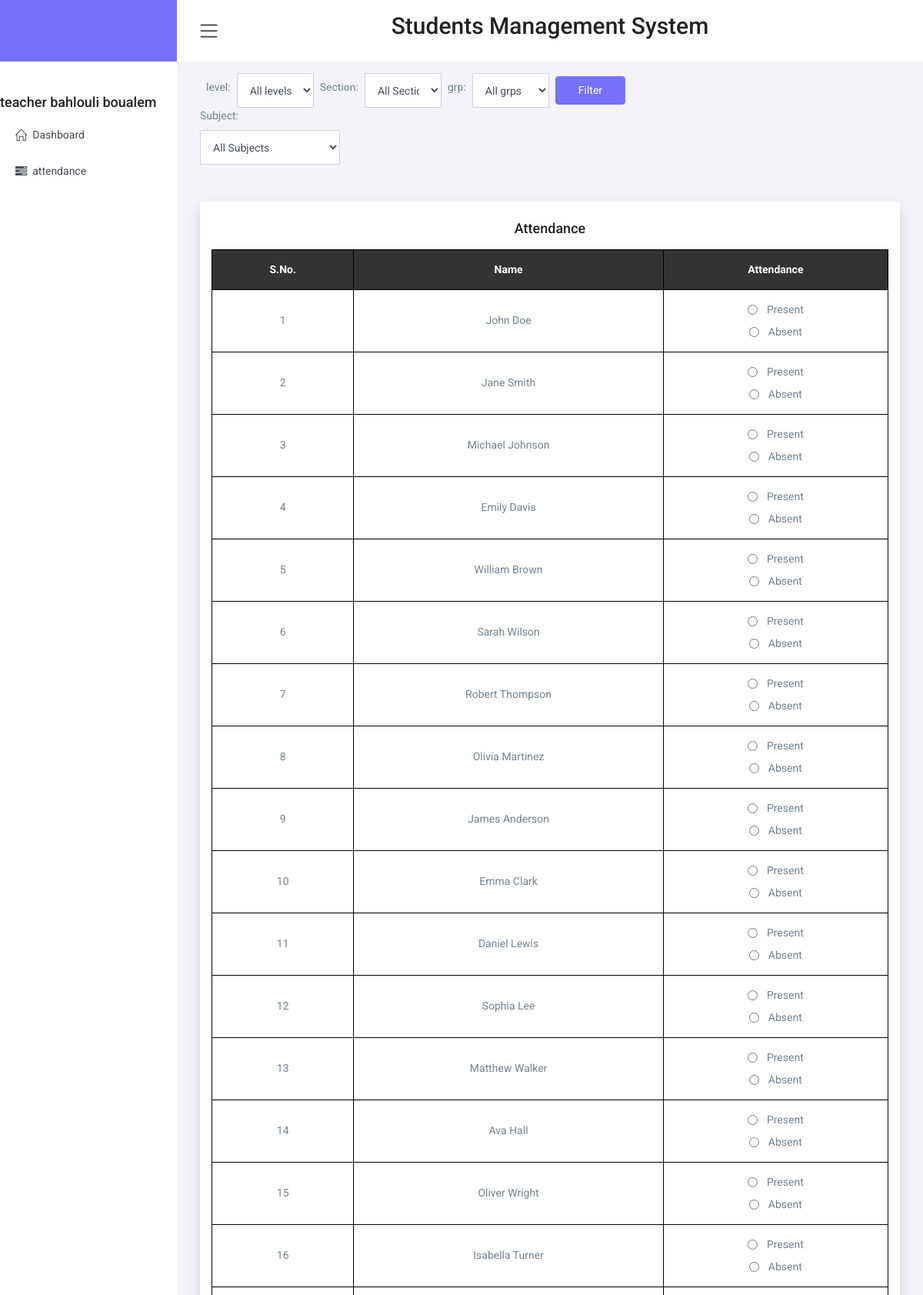
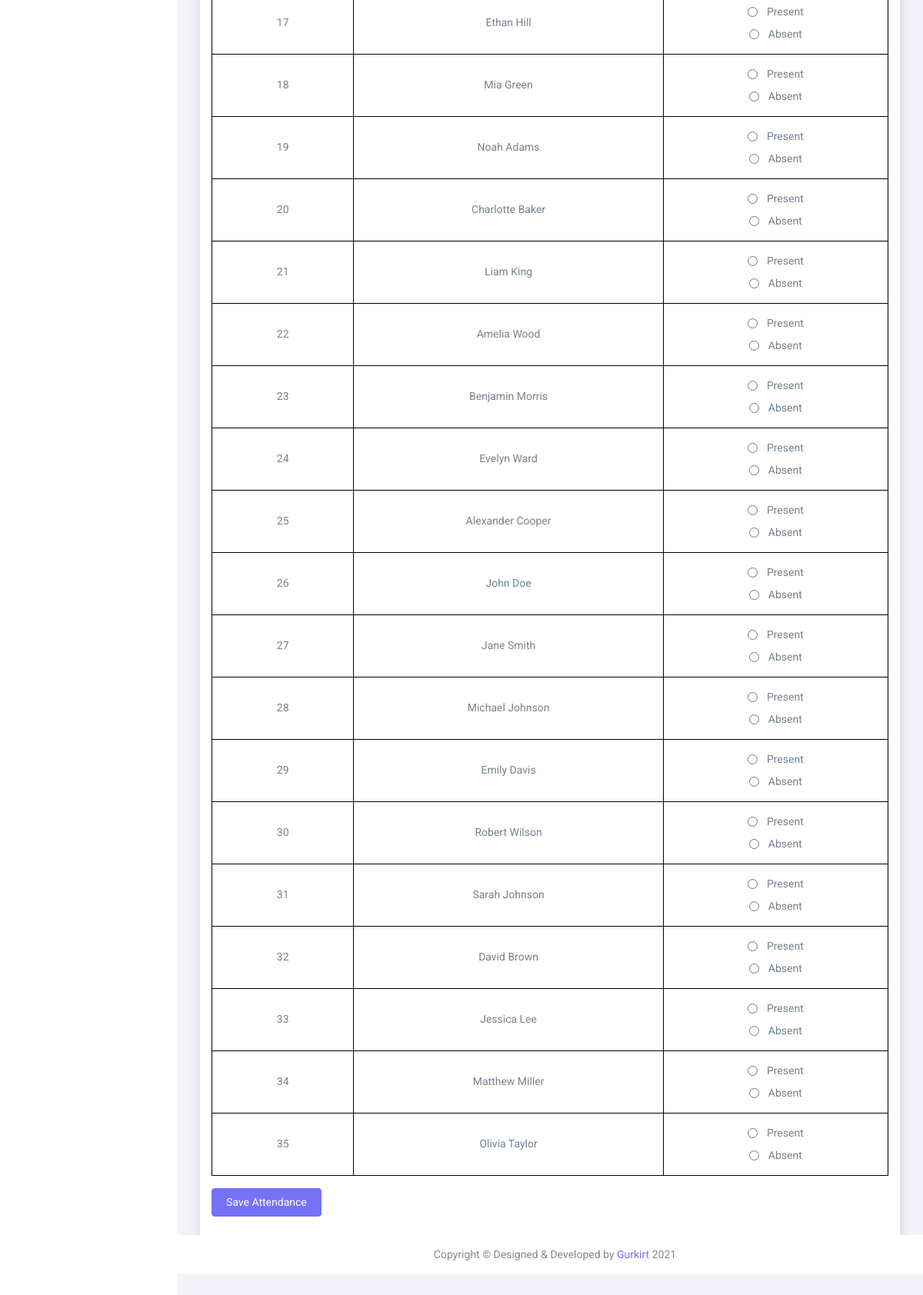
The app's page /teacher/r.php (signed in) with its own data (2 pictures, top to bottom).
### tables this page shows
CREATE TABLE `students` (
  `id` int(11) NOT NULL,
  `name` varchar(100) DEFAULT NULL,
  `dob` date DEFAULT NULL,
  `gender` varchar(11) DEFAULT NULL,
  `email` varchar(100) DEFAULT NULL,
  `mobile` varchar(20) DEFAULT NULL,
  `level_id` int(11) NOT NULL,
  `section_id` int(11) DEFAULT NULL,
  `grp_id` int(11) DEFAULT NULL
);

### teacher/r.php (the view, shortened to what this page needs)
<?php
    require_once "include/header.php";
?>
<div>
  <?php
    $connection = mysqli_connect("localhost", "root", "", "faculty");
    $sql = "SELECT * FROM students WHERE 1=1";
    $result = mysqli_query($connection, $sql);
    if ($result) {
        ?>
  <form method="GET" action="">
    <div class="d-flex align-items-center">
    <label for="level" class="ml-2">level:</label>
        <select name="level" id="level" class="form-control ml-2" style="width:11%">
            <option value="">All levels</option>
        </select>
        <label for="section" class="ml-2">Section:</label>
        <select name="section" id="section" class="form-control ml-2" style="width:11%">
            <option value="">All Sections</option>
        </select>
        <label for="grp" class="ml-2">grp:</label>
        <select name="grp" id="grp" class="form-control ml-2" style="width:11%">
            <option value="">All grps</option>
        </select>
        <input type="submit" value="Filter" class="btn btn-primary ml-2" style="width:10%">
    </div>
    <label for="subject">Subject:</label>
    <select name="subject" id="subject" class="form-control" style="width:20%">
        <option value="">All Subjects</option>
    </select>
</form>
</div>
<div class="container bg-white shadow">
  <div class="py-4 mt-5">
    <div class='text-center pb-2'>
      <h4>Attendance</h4>
    </div>
    <form method="POST" action="r.php" id="attendanceForm">
      <table style="width:100%" class="table-hover text-center">
        <tr class="bg-dark">
          <th>S.No.</th>
          <th>Name</th>
          <th>Attendance</th>
        </tr>
        <?php
                    if (mysqli_num_rows($result) > 0) {
                        $counter = 1;
                        while ($row = mysqli_fetch_assoc($result)) {
                            $studentId = $row['id'];
                            $name = $row['name'];
                            ?>
        <tr>
          <td><?php echo $counter; ?></td>
          <td><?php echo $name; ?></td>
          <td>
            <div class="form-check">
              <input type="radio" name="attendance[<?php echo $studentId; ?>]" value="present"
                id="present-<?php echo $studentId; ?>" class="form-check-input">
              <label class="form-check-label" for="present-<?php echo $studentId; ?>">Present</label>
            </div>
            <div class="form-check mt-2">
              <input type="radio" name="attendance[<?php echo $studentId; ?>]" value="absent"
                id="absent-<?php echo $studentId; ?>" class="form-check-input">
              <label class="form-check-label" for="absent-<?php echo $studentId; ?>">Absent</label>
            </div>
          </td>
        </tr>
        <?php
                            $counter++;
                        }
                    } else {
                        echo "<tr><td colspan='6'>No students found.</td></tr>";
                    }
                    ?>
      </table>
      <button type="submit" name="save_attendance" class="btn btn-primary mt-3">Save Attendance</button>
    </form>
  </div>
</div>
<?php
    } else {
        echo "Error: " . mysqli_error($connection);
    }
?>
<?php
    require_once "include/footer.php";
?>

### teacher/r.php (style rules this page uses)
table, th, td { border: 1px solid black; padding: 15px; }
table { border-spacing: 10px; }

### records on screen
students: name "John Doe"
students: name "Jane Smith"
students: name "Michael Johnson"
students: name "Emily Davis"
students: name "William Brown"
students: name "Sarah Wilson"
students: name "Robert Thompson"
students: name "Olivia Martinez"
students: name "James Anderson"
students: name "Emma Clark"
students: name "Daniel Lewis"
students: name "Sophia Lee"
students: name "Matthew Walker"
students: name "Ava Hall"
students: name "Oliver Wright"
students: name "Isabella Turner"
students: name "Ethan Hill"
students: name "Mia Green"
students: name "Noah Adams"
students: name "Charlotte Baker"
students: name "Liam King"
students: name "Amelia Wood"
students: name "Benjamin Morris"
students: name "Evelyn Ward"
students: name "Alexander Cooper"
students: name "John Doe"
students: name "Jane Smith"
students: name "Michael Johnson"
students: name "Emily Davis"
students: name "Robert Wilson"
students: name "Sarah Johnson"
students: name "David Brown"
students: name "Jessica Lee"
students: name "Matthew Miller"
students: name "Olivia Taylor"

### other values on screen
$_SESSION["teacher_name"] "bahlouli boualem"
